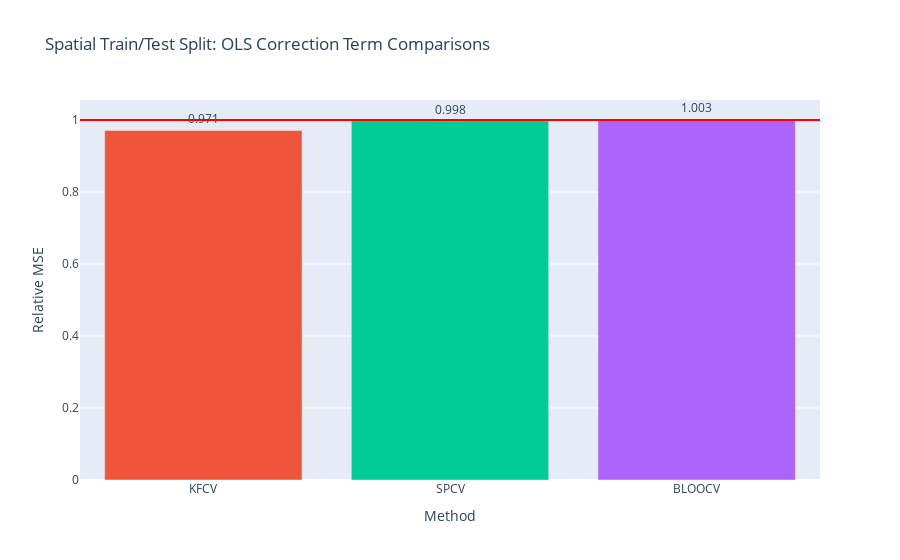

Notebook code cell kept with this figure:
### Code cell
fig = gen_model_barplots(
    [[clus_ns_corr, clus_kfcv_corr, clus_spcv_corr, clus_bloocv_corr]], 
    [""], 
    est_names, 
    title="Spatial Train/Test Split: OLS Correction Term Comparisons", 
    has_elev_err=False,
    color_discrete_sequence=[px.colors.qualitative.Plotly[i] for i in [1,2,3]],
)
fig.show()

### Figure 1 — Plotly figure (JSON) as saved in the notebook; plotly's stock layout.template omitted (floating-point values rounded to 4 significant figures)
{"data": [{"marker": {"color": ["#EF553B", "#00CC96", "#AB63FA"]}, "text": [0.971, 0.998, 1.003], "textposition": "outside", "type": "bar", "x": ["KFCV", "SPCV", "BLOOCV"], "xaxis": "x", "y": [0.971, 0.9983, 1.003], "yaxis": "y"}], "layout": {"shapes": [{"line": {"color": "red"}, "type": "line", "x0": 0, "x1": 1, "xref": "x domain", "y0": 1, "y1": 1, "yref": "y"}], "showlegend": false, "title": {"text": "Spatial Train/Test Split: OLS Correction Term Comparisons"}, "xaxis": {"anchor": "y", "domain": [0, 1], "title": {"text": "Method"}}, "yaxis": {"anchor": "x", "domain": [0, 1], "title": {"text": "Relative MSE"}}}}
